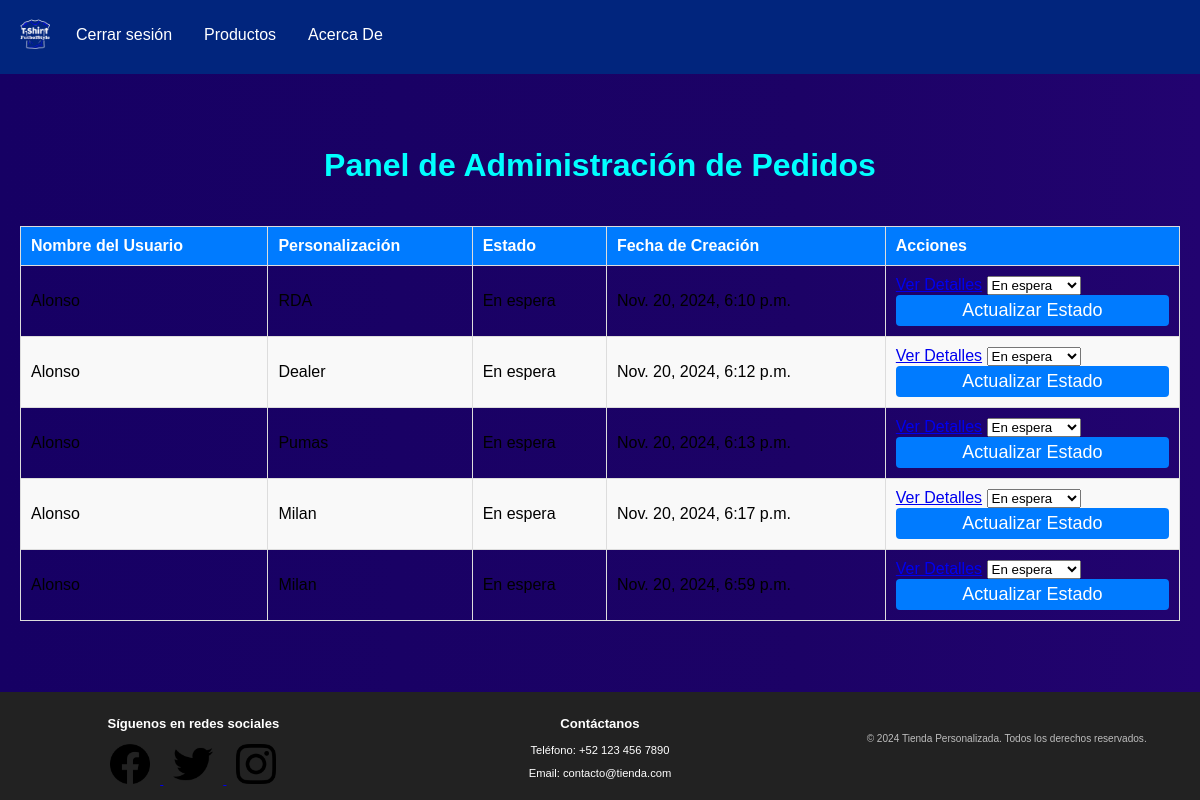
Page /productos/admin/pedidos/ (signed in) on the earlier database version.
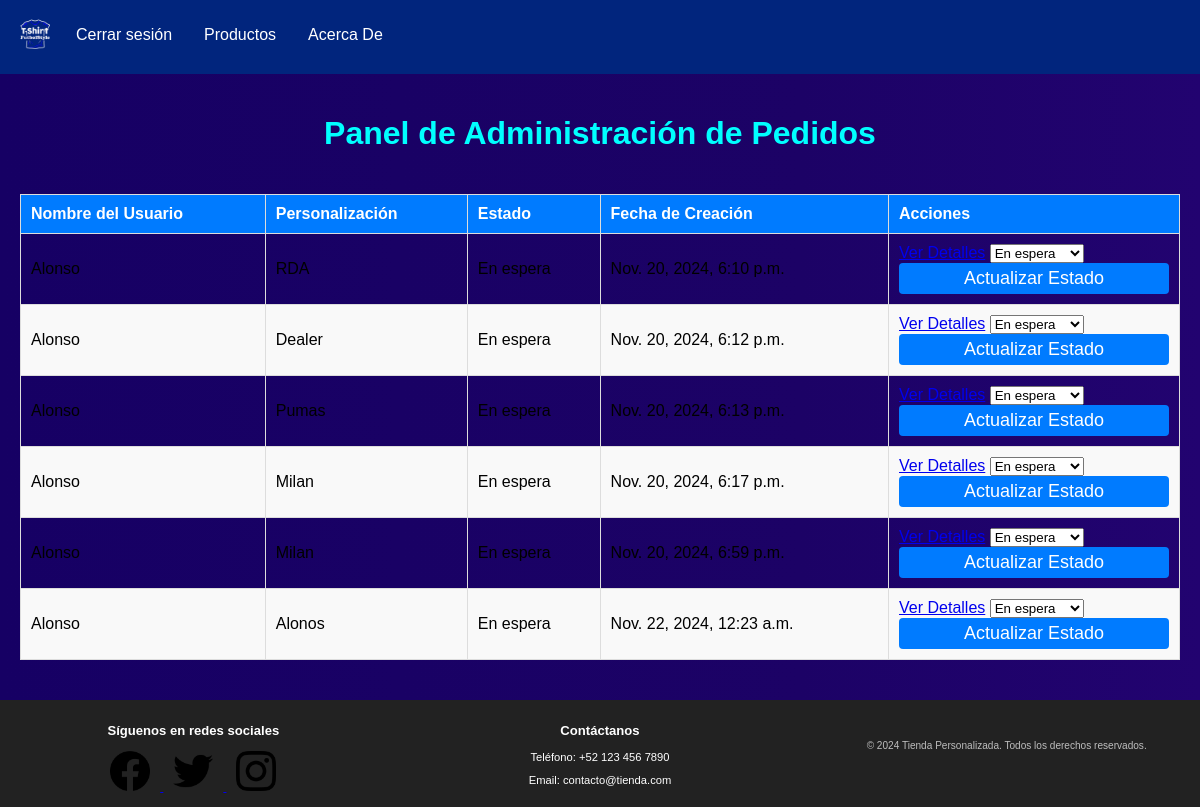
Same page on the later database version.
### productos/models.py (models this page shows, shortened)
class Pedido(models.Model):
    usuario = models.ForeignKey(User, on_delete=models.CASCADE)
    personalizacion = models.ForeignKey(PlayeraPersonalizada, on_delete=models.CASCADE)
    estado = models.CharField(max_length=50, default='En espera')  # Estado del pedido: En espera, Completado, etc.
    fecha_creacion = models.DateTimeField(auto_now_add=True)

class PlayeraPersonalizada(models.Model):
    playera_base = models.ForeignKey(Playera, on_delete=models.CASCADE, related_name="personalizaciones")
    nombre_personalizado = models.CharField(max_length=100)
    numero_personalizado = models.IntegerField()
    color_personalizado = models.CharField(max_length=7, blank=True, null=True)  # Color en formato hexadecimal
    escudo = models.ImageField(upload_to='escudos/', blank=True, null=True)
    fecha_creacion = models.DateTimeField(auto_now_add=True)

### productos/views.py (the view)
# urls.py: path('admin/pedidos/', views.lista_pedidos_admin, name='lista_pedidos_admin'),
@login_required(login_url='usuarios:login')
def lista_pedidos_admin(request):
    pedidos = Pedido.objects.all()  # Obtenemos todos los pedidos
    return render(request, 'productos/lista_pedidos_admin.html', {'pedidos': pedidos})

### productos/templates/productos/lista_pedidos_admin.html (shortened to what this page needs)
{% extends 'base.html' %}
{% block content %}
  <h1 class="titulo-panel" style="color: #00FFFF;">Panel de Administración de Pedidos</h1>
  <table class="tabla-playeras">
    <thead>
      <tr>
        <th>Nombre del Usuario</th>
        <th>Personalización</th>
        <th>Estado</th>
        <th>Fecha de Creación</th>
        <th>Acciones</th>
      </tr>
    </thead>
    <tbody>
      {% for pedido in pedidos %}
        <tr>
          <td>{{ pedido.usuario.username }}</td>
          <td>{{ pedido.personalizacion.nombre_personalizado }}</td>
          <td>{{ pedido.estado }}</td>
          <td>{{ pedido.fecha_creacion }}</td>
          <td>
            <a href="{% url 'productos:detalles_pedido' pedido.id %}" >Ver Detalles</a>
            <form method="POST" action="{% url 'productos:actualizar_estado_pedido' pedido.id %}" style="display:inline;">
              <select name="estado" class="select-estado">
                <option value="En espera" {% if pedido.estado == 'En espera' %}selected{% endif %}>En espera</option>
              </select>
              <button type="submit" class="btn">Actualizar Estado</button>
            </form>
          </td>
        </tr>
      {% endfor %}
    </tbody>
  </table>
{% endblock %}

Differences in the rows shown:
added Pedido: usuario.username "Alonso", personalizacion.nombre_personalizado "Alonos", estado "En espera", fecha_creacion "Nov. 22, 2024, 12:23 a.m."
